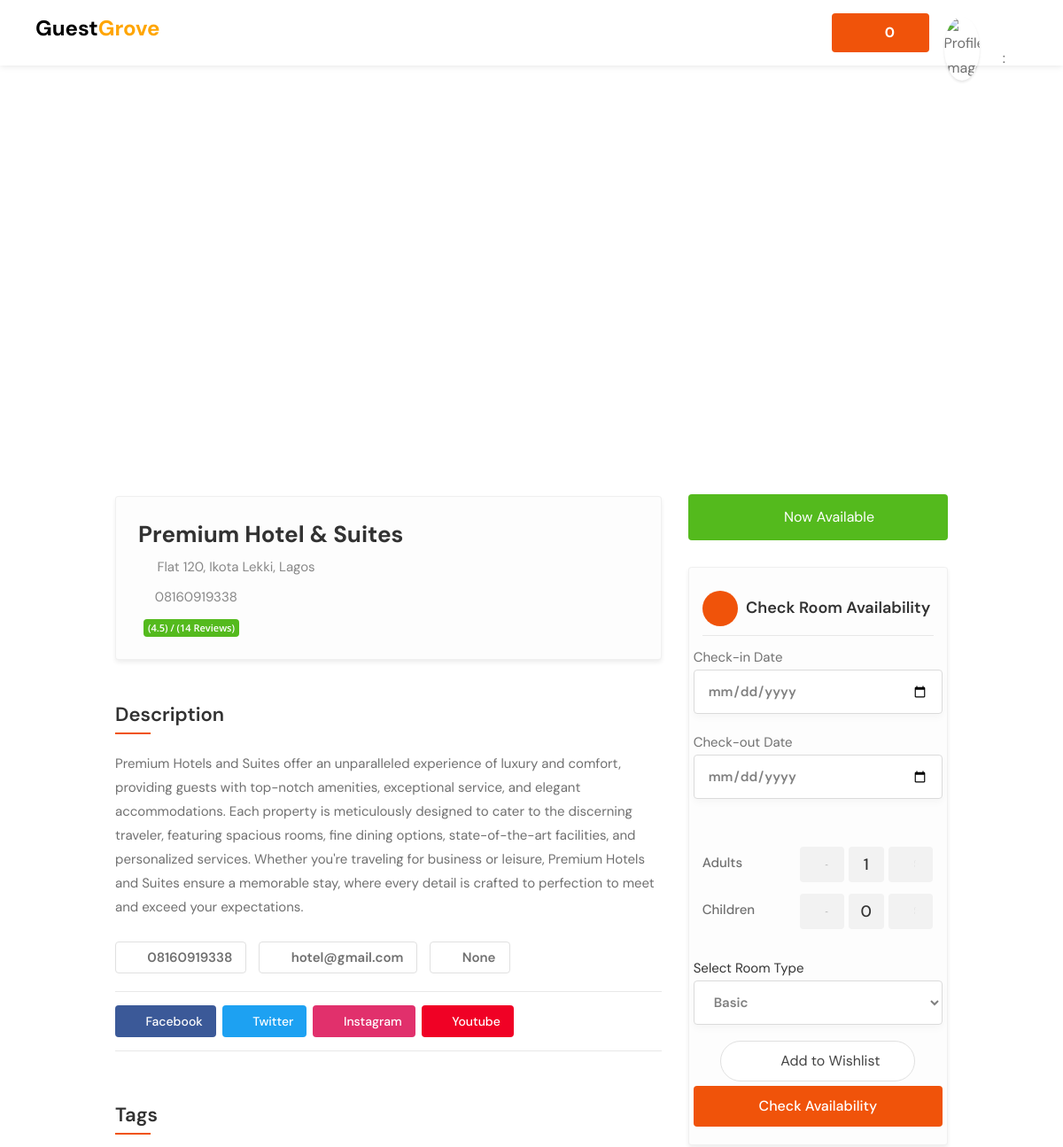
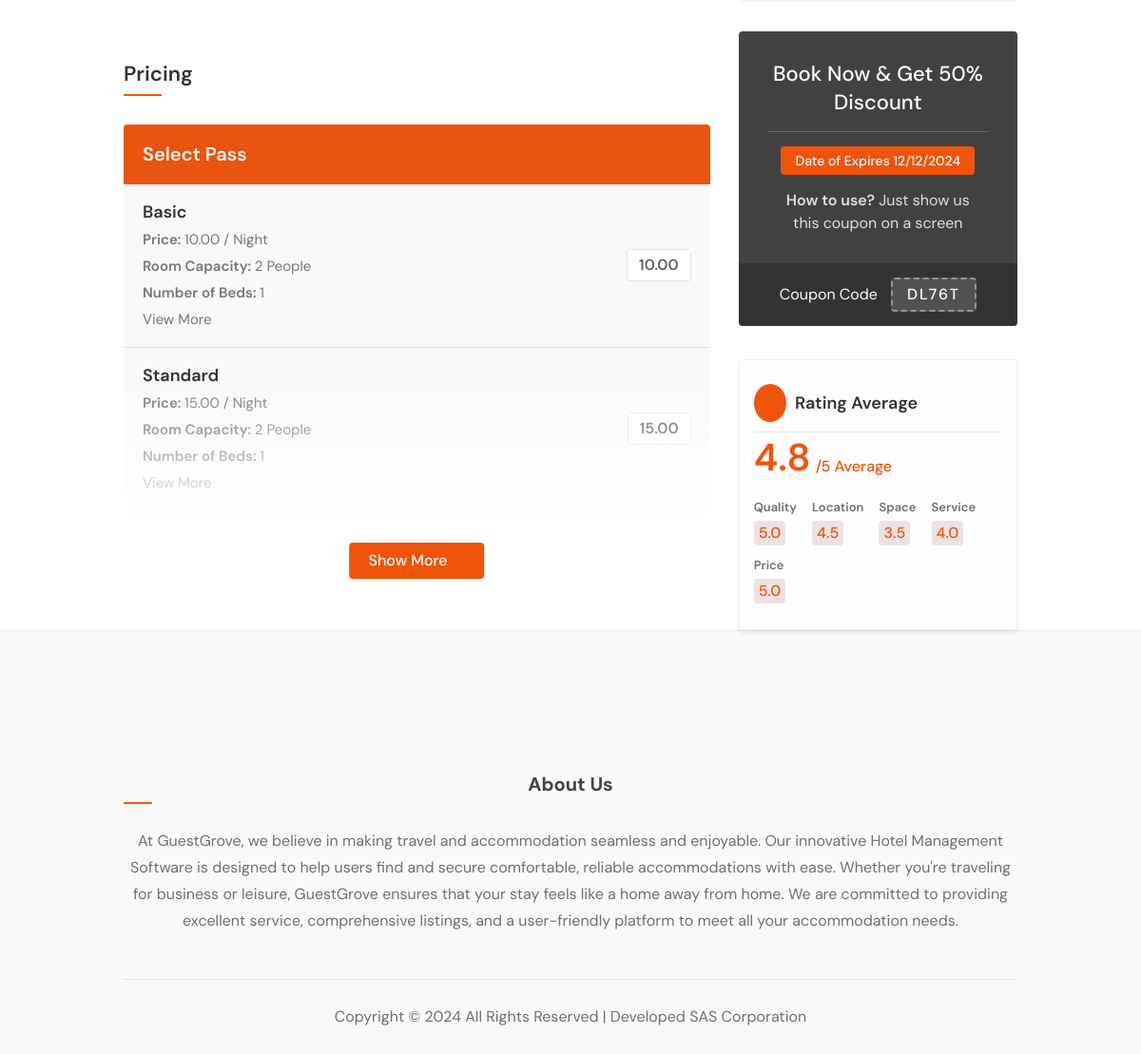
Page /detail/premium-hotel/ (signed in) on the committed database (2 pictures, top to bottom).
### hotel/models.py (models this page shows, shortened)
class Hotel(models.Model):
    user = models.ForeignKey(User, on_delete=models.SET_NULL, null=True)  # The hotel lister
    name = models.CharField(max_length=255)
    description = CKEditor5Field(null=True, blank=True, config_name='extends')
    image = models.FileField(upload_to="hotel_gallery")
    address = models.CharField(max_length=500)
    mobile = models.CharField(max_length=20)
    email = models.EmailField()
    status = models.CharField(max_length=20, choices=HOTEL_STATUS, default="Live")
    tags = TaggableManager(blank=True)
    views = models.IntegerField(default=0)
    featured = models.BooleanField(default=False)
    hotelID = ShortUUIDField(unique=True, length=10, max_length=20, alphabet="abcdefghijklmnopqrstuvwxyz")
    slug = models.SlugField(unique=True)
    date = models.DateTimeField(auto_now_add=True)
    website = models.CharField(max_length=2048, null=True, blank=True)
    facebook = models.CharField(max_length=2048, null=True, blank=True)
    twitter = models.CharField(max_length=2048, null=True, blank=True)
    instagram = models.CharField(max_length=2048, null=True, blank=True)
    youtube = models.CharField(max_length=2048, null=True, blank=True)
    def thumbnail(self):
        if self.image:
            return mark_safe("<img src='%s' width='50' height='50' style='object-fit: cover; border-radius 7px;' />" % (self.image.url))
        return "No Image"
    thumbnail.short_description = 'Thumbnail'
    def hotel_gallery(self):
        return HotelGallery.objects.filter(hotel=self)
    def hotel_room_types(self):
        return RoomType.objects.filter(hotel=self)

class RoomType(models.Model):
    hotel = models.ForeignKey(Hotel, on_delete=models.CASCADE)
    type = models.CharField(max_length=10)
    price = models.DecimalField(max_digits=12, decimal_places=2, default=0.00)
    number_of_beds = models.PositiveBigIntegerField(default=0)
    room_capacity = models.PositiveIntegerField(default=0)
    roomTypeID = ShortUUIDField(unique=True, length=10, max_length=20, alphabet="abcdefghijklmnopqrstuvwxyz")
    slug = models.SlugField(unique=True)
    date = models.DateTimeField(auto_now_add=True)
    class Meta:
        verbose_name_plural = "Room Type"

### hotel/views.py (the view)
# urls.py: path("detail/<slug>/", views.hotel_detail, name="hotel_detail"),
def hotel_detail(request, slug):
    hotel = Hotel.objects.get(status="Live", slug=slug)
    context = {
        "hotel": hotel,
    }
    return render(request, "hotel/hotel_detail.html", context)

### templates/hotel/hotel_detail.html (shortened to what this page needs)
{% extends 'partials/base.html' %}
{% load static %}
{% block content %}
<div id="utf_listing_gallery_part" class="utf_listing_section">
    <div class="utf_listing_slider utf_gallery_container margin-bottom-0">
    </div>
</div>
<div class="container">
    <div class="row utf_sticky_main_wrapper">
        <div class="col-lg-8 col-md-8">
            <div id="titlebar" class="utf_listing_titlebar">
                <div class="utf_listing_titlebar_title">
                    <h1>{{hotel.name}}</h1>
                    <span> <a href="#utf_listing_location" class="listing-address"> <i class="sl sl-icon-location"></i>
                            {{hotel.address}}</a> </span>
                    <span class="call_now"><i class="sl sl-icon-phone"></i> {{hotel.mobile}} </span>
                    <div class="utf_star_rating_section" data-rating="4.5">
                        <div class="utf_counter_star_rating">(4.5) / (14 Reviews)</div>
                    </div>
                </div>
            </div>
            <div id="utf_listing_overview" class="utf_listing_section">
                <h3 class="utf_listing_headline_part margin-top-30 margin-bottom-30">Description</h3>
                <p>{{ hotel.description|safe }}</p>
                <div id="utf_listing_tags"
                    class="utf_listing_section listing_tags_section margin-bottom-10 margin-top-0">
                    <a href="tel:{{hotel.mobile }}"><i class="sl sl-icon-phone"></i> {{hotel.mobile}} </a>
                    <a href="mailto:{{ hotel.email }}"><i class="fa fa-envelope-o"></i> {{hotel.email}} </a>
                    <a href="https://{{hotel.website }}"><i class="sl sl-icon-globe"></i>  {{hotel.website}} </a>
                </div>
                <div class="social-contact">
                    <a href="{{hotel.facebook}}" class="facebook-link"><i class="fa fa-facebook"></i> Facebook</a>
                    <a href="{{hotel.twitter}}" class="twitter-link"><i class="fa fa-twitter"></i> Twitter</a>
                    <a href="{{hotel.instagram}}" class="instagram-link"><i class="fa fa-instagram"></i> Instagram</a>
                    <a href="{{hotel.youtube}}" class="youtube-link"><i class="fa fa-youtube-play"></i> Youtube</a>
                </div>
            </div>
            <div id="utf_listing_tags" class="utf_listing_section listing_tags_section">
                <h3 class="utf_listing_headline_part margin-top-40 margin-bottom-40">Tags</h3>
            </div>
            <div class="utf_listing_section">
                <h3 class="utf_listing_headline_part margin-top-50 margin-bottom-40">Pricing</h3>
                <div class="show-more">
                    <div class="utf_pricing_list_section">
                        <h4>Select Pass</h4>
                        <ul>
                            {% for rooms in hotel.hotel_room_types %}
                            <li>
                                <h5>{{rooms.type}}</h5>
                                <p><strong>Price: </strong>{{rooms.price}} / Night </p>
                                <p><strong>Room Capacity: </strong>{{rooms.room_capacity}} People </p>
                                <p><strong>Number of Beds: </strong>{{rooms.number_of_beds}} </p>
                                <p><a href="{% url 'hotel:room_type_detail' rooms.hotel.slug rooms.slug%}"
                                        class="text-muted">View More <i class="fas fa-link"></i></a></p>
                                <span>{{rooms.price}}</span>
                            </li>
                            {% endfor %}
                        </ul>
                    </div>
                </div>
                <a href="#" class="show-more-button" data-more-title="Show More" data-less-title="Show Less"><i
                        class="fa fa-angle-double-down"></i></a>
            </div>
        </div>
        <div class="col-lg-4 col-md-4 margin-top-75 sidebar-search">
            <div class="verified-badge with-tip margin-bottom-30"
                data-tip-content="Purchase ticket has been verified and belongs business owner or manager."> <i
                    class="sl sl-icon-check"></i> Now Available</div>
                    <div class="utf_box_widget booking_widget_box shadow-lg ">
                        <h3><i class="fa fa-calendar"></i> Check Room Availability</h3>
                        <form class="row with-forms margin-top-0" method="POST" action="{% url 'booking:check_room_availability' %}">
                            <div class="select_date_box">
                              <label for="checkin">Check-in Date</label>
                              <input type="date" class="date-pick_1" name="checkin" id="checkin" ="Select Date">
                            </div>
                            <div class="select_date_box">
                              <label for="checkout">Check-out Date</label>
                              <input type="date" class="date-pick_2" id="checkout" name="checkout" placeholder="Select Date">
                            </div>
                            <div class="with-forms ">
                              <div class="col-lg-12">
                                <div class="panel-dropdown-content">
                                  <div class="qtyButtons">
                                    <div class="qtyTitle">Adults</div>
                                    <input type="text" class="qtyInput" name="adult" value="1">
                                  </div>
                                  <div class="qtyButtons">
                                    <div class="qtyTitle">Children</div>
                                    <input type="text" class="qtyInput" name="children" value="0">
                                  </div>
                                </div>
                              </div>
                            </div>
                            <div class="with-forms margin-top-30">
                              <a href="#">Select Room Type</a>
                              <select name="room_type" class="utf_chosen_select_single" required id="">
                                {% for r in hotel.hotel_room_types %}
                                <option value="{{r.slug}}">{{r.type}}</option>
                                {% endfor %}
                              </select>
                            </div>
                            <button class="like-button add_to_wishlist"><span class="like-icon"></span> Add to Wishlist</button>
                            <button type="submit" class="utf_progress_button button fullwidth_block margin-top-5">Check
                              Availability</button>
                          </form>
                      </div>
            <div class="opening-hours margin-top-35">
                <div class="utf_coupon_widget" style="background-image: url(images/coupon-bg-1.jpg);">
                    <div class="utf_coupon_overlay"></div>
                    <a href="#" class="utf_coupon_top">
                        <h3>Book Now & Get 50% Discount</h3>
                        <div class="utf_coupon_expires_date">Date of Expires 12/12/2024</div>
                        <div class="utf_coupon_used"><strong>How to use?</strong> Just show us this coupon on a screen
                        </div>
                    </a>
                    <div class="utf_coupon_bottom">
                        <p>Coupon Code</p>
                        <div class="utf_coupon_code">DL76T</div>
                    </div>
                </div>
            </div>
            <div class="utf_box_widget opening-hours review-avg-wrapper margin-top-35">
                <h3><i class="sl sl-icon-star"></i> Rating Average </h3>
                <div class="box-inner">
                    <div class="rating-avg-wrapper text-theme clearfix">
                        <div class="rating-avg">4.8</div>
                        <div class="rating-after">
                            <div class="rating-mode">/5 Average</div>
                        </div>
                    </div>
                    <div class="ratings-avg-wrapper">
                        <div class="ratings-avg-item">
                            <div class="rating-label">Quality</div>
                            <div class="rating-value text-theme">5.0</div>
                        </div>
                        <div class="ratings-avg-item">
                            <div class="rating-label">Location</div>
                            <div class="rating-value text-theme">4.5</div>
                        </div>
                        <div class="ratings-avg-item">
                            <div class="rating-label">Space</div>
                            <div class="rating-value text-theme">3.5</div>
                        </div>
                        <div class="ratings-avg-item">
                            <div class="rating-label">Service</div>
                            <div class="rating-value text-theme">4.0</div>
                        </div>
                        <div class="ratings-avg-item">
                            <div class="rating-label">Price</div>
                            <div class="rating-value text-theme">5.0</div>
                        </div>
                    </div>
                </div>
            </div>
        </div>
    </div>
</div>
{% endblock content %}

### static/css/mmenu.css (style rules this page uses)
:root { --mm-line-height:20px; --mm-listitem-size:44px; --mm-navbar-size:44px; --mm-offset-top:0; --mm-offset-right:0; --mm-offset-bottom:0; --mm-offset-left:0; --mm-color-border:rgba(0, 0, 0, 0.1); --mm-color-button:rgba(0, 0, 0, 0.3); --mm-color-text:rgba(0, 0, 0, 0.75); --mm-color-text-dimmed:rgba(0, 0, 0, 0.3); --mm-color-background:#f3f3f3; --mm-color-background-highlight:rgba(0, 0, 0, 0.05); --mm-color-background-emphasis:rgba(255, 255, 255, 0.4); --mm-shadow:0 0 10px rgba(0, 0, 0, 0.3) }

### static/css/style.css (style rules this page uses)
body { color: #707070; font-size: 15px; line-height: 28px; background-color: #fff; }
body p { font-size: 16px; line-height: 28px; }
body, h1, h2, h3, h4, h5, h6, input[type="text"], input[type="password"], input[type="email"], textarea, select, input[type="button"], input[type="submit"], button, #tiptip_content, .map-box p, .map-box div, .numerical-rating .utf_counter_star_rating, body .nav_responsive i.menu-trigger:after { font-family:'DM Sans', sans-serif; text-transform: none; }
h1, h2, h3, h4, h5, h6 { color: #323232; }
* { margin: 0px; padding: 0px; box-sizing: border-box; }
ul, li { margin: 0px; list-style-type: none; }
label { display: block; margin: 0; }

### rows in the picture
Hotel: name "Premium Hotel & Suites", address "Flat 120, Ikota Lekki, Lagos", mobile "08160919338", description "Premium Hotels and Suites offer an unparalleled experience of luxury and comfort, providing guests with top-notch amenities, exceptional service, and elegant accommodations. Each property is meticulously designed to cater to the discerning traveler, featuring spacious rooms, fine dining options, state-of-the-art facilities, and personalized services. Whether you're traveling for business or leisure, Premium Hotels and Suites ensure a memorable stay, where every detail is crafted to perfection to meet and exceed your expectations.", email "hotel@gmail.com", website "None"
RoomType: type "Basic", price "10.00", room_capacity "2", number_of_beds "1"
RoomType: type "Standard", price "15.00", room_capacity "2", number_of_beds "1"

### other values in the picture
{{ request.session.selection_data_obj|length }} "0"
form field room_type "Basic"
